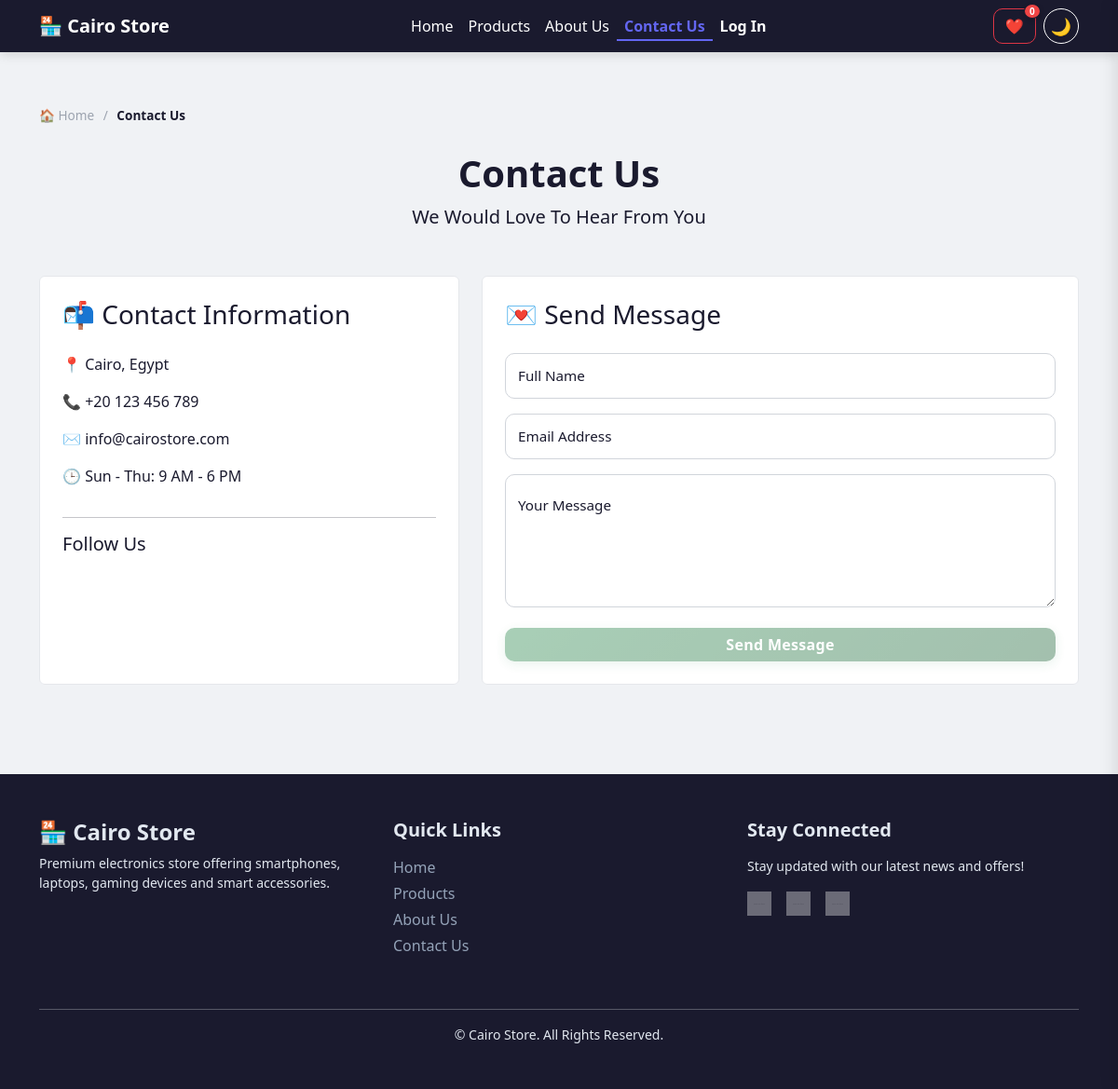
/pages/contactus.php, run on the app's committed database.
### tables this page shows
CREATE TABLE IF NOT EXISTS website_settings (
    id                   INT UNSIGNED AUTO_INCREMENT PRIMARY KEY,
    created_at           DATETIME NOT NULL DEFAULT CURRENT_TIMESTAMP,
    employees_count      INT UNSIGNED DEFAULT 50,
    site_url             VARCHAR(255) DEFAULT 'https://cairostore.com',
    facebook_url         VARCHAR(255) DEFAULT '#',
    instagram_url        VARCHAR(255) DEFAULT '#',
    snapchat_url         VARCHAR(255) DEFAULT '#',
    whatsapp_number      VARCHAR(30)  DEFAULT NULL,
    tiktok_url           VARCHAR(255) DEFAULT NULL,
    twitter_x_url        VARCHAR(255) DEFAULT NULL,
    google_maps_url      VARCHAR(500) DEFAULT NULL,
    copyright_text       VARCHAR(255) DEFAULT '© Cairo Store. All Rights Reserved.',
    phone_number         VARCHAR(30)  DEFAULT '+20 123 456 789',
    working_hours        VARCHAR(100) DEFAULT 'Sun - Thu: 9 AM - 6 PM',
    logo_path            VARCHAR(300) DEFAULT NULL,
    favicon_path         VARCHAR(300) DEFAULT NULL,
    default_currency     VARCHAR(10)  DEFAULT 'USD',
    default_language     VARCHAR(10)  DEFAULT 'en',
    return_policy        TEXT         DEFAULT NULL,
    privacy_policy       TEXT         DEFAULT NULL,
    terms_and_conditions TEXT         DEFAULT NULL,
    footer_text          TEXT         DEFAULT NULL
);

### helpers/settings_helper.php (called while the page is built)
<?php
function getSiteSettings(): array {
    static $ws = null;
    if ($ws !== null) return $ws;
    try {
        $pdo = getDB();
        $ws  = $pdo->query("SELECT * FROM website_settings LIMIT 1")->fetch() ?: [];
    } catch (Exception $e) {
        $ws = [];
    }
    return $ws;
}

### pages/contactus.php (the view, shortened to what this page needs)
<?php
require_once __DIR__ . '/../helpers/settings_helper.php';
$ws  = getSiteSettings();
$phone        = $ws['phone_number']  ?? '+20 123 456 789';
$workingHours = $ws['working_hours'] ?? 'Sun - Thu: 9 AM - 6 PM';
$prefillName  = $_SESSION['user_name']  ?? '';
$prefillEmail = $_SESSION['user_email'] ?? '';
require_once __DIR__ . '/../components/header.php';
?>
<?php include '../components/navbar.php'; ?>
<main id="main-content" role="main">
<section class="container py-5">
    <nav class="store-breadcrumb mb-4">
        <a href="/Task(1)/index.php">🏠 Home</a>
        <span class="sep">/</span>
        <span class="current">Contact Us</span>
    </nav>
    <div class="text-center mb-5">
        <h1 class="fw-bold">Contact Us</h1>
        <p class="lead">We Would Love To Hear From You</p>
    </div>
    <div class="row g-4">
        <div class="col-lg-5">
            <div class="card p-4 h-100">
                <h2 class="h3 mb-4">📬 Contact Information</h2>
                <p>📍 Cairo, Egypt</p>
                <p>📞 <?= htmlspecialchars($phone) ?></p>
                <p>✉️ info@cairostore.com</p>
                <p>🕒 <?= htmlspecialchars($workingHours) ?></p>
                <hr>
                <h3 class="h5 mb-2">Follow Us</h3>
            </div>
        </div>
        <div class="col-lg-7">
            <div class="card p-4">
                <h2 class="h3 mb-4">💌 Send Message</h2>
                <form method="POST" novalidate>
                    <div class="float-group">
                        <input type="text" id="contactName" name="full_name" placeholder=" " required
                               value="<?= htmlspecialchars($prefillName) ?>"
                               <?= $prefillName ? 'readonly style="opacity:.6;cursor:not-allowed;"' : '' ?>
                               autocomplete="name">
                        <label>Full Name</label>
                    </div>
                    <div class="float-group">
                        <input type="email" id="contactEmail" name="email" placeholder=" " required
                               value="<?= htmlspecialchars($prefillEmail) ?>"
                               <?= $prefillEmail ? 'readonly style="opacity:.6;cursor:not-allowed;"' : '' ?>
                               autocomplete="email">
                        <label>Email Address</label>
                    </div>
                    <div class="float-group">
                        <textarea id="contactMessage" name="message" rows="5" placeholder=" " required></textarea>
                        <label>Your Message</label>
                    </div>
                    <button id="contactSendBtn" type="submit" class="btn btn-success w-100 btn-disabled-faded"
                            disabled aria-disabled="true">Send Message</button>
                </form>
            </div>
        </div>
    </div>
</section>
</main>
<?php include '../components/footer.php'; ?>
</body>
</html>

### components/footer.php (shortened to what this page needs)
<?php
require_once __DIR__ . '/../helpers/settings_helper.php';
$ws = getSiteSettings();
$footerText    = $ws['footer_text']    ?? 'Premium electronics store offering smartphones, laptops, gaming devices and smart accessories.';
$fbUrl         = $ws['facebook_url']   ?? '#';
$igUrl         = $ws['instagram_url']  ?? '#';
$snapUrl       = $ws['snapchat_url']   ?? '#';
$copyrightText = $ws['copyright_text'] ?? ('© ' . date('Y') . ' Cairo Store. All Rights Reserved.');
?>
<footer class="custom-footer mt-5">
    <div class="container py-5">
        <div class="row">
            <div class="col-lg-4 mb-4">
                <h4 class="fw-bold mb-2">🏪 Cairo Store</h4>
                <p class="small" style="color:var(--footer-text);">
                    <?= htmlspecialchars($footerText) ?>
                </p>
            </div>
            <div class="col-lg-4 mb-4">
                <h5 class="fw-semibold mb-3">Quick Links</h5>
                <ul class="list-unstyled">
                    <li class="mb-1"><a href="/Task(1)/index.php">Home</a></li>
                    <li class="mb-1"><a href="/Task(1)/pages/products.php">Products</a></li>
                    <li class="mb-1"><a href="/Task(1)/pages/aboutus.php">About Us</a></li>
                    <li class="mb-1"><a href="/Task(1)/pages/contactus.php">Contact Us</a></li>
                </ul>
            </div>
            <div class="col-lg-4 mb-4">
                <h5 class="fw-semibold mb-3">Stay Connected</h5>
                <p class="small mb-3" style="color:var(--footer-text);">Stay updated with our latest news and offers!</p>
                <div class="d-flex gap-3 mt-2">
                    <a href="<?= htmlspecialchars($fbUrl) ?>" title="Facebook">
                        <img src="https://cdn.simpleicons.org/facebook/white" width="26" height="26" alt="Facebook" loading="lazy"></a>
                    <a href="<?= htmlspecialchars($igUrl) ?>" title="Instagram">
                        <img src="https://cdn.simpleicons.org/instagram/white" width="26" height="26" alt="Instagram" loading="lazy"></a>
                    <a href="<?= htmlspecialchars($snapUrl) ?>" title="Snapchat">
                        <img src="https://cdn.simpleicons.org/snapchat/white" width="26" height="26" alt="Snapchat" loading="lazy"></a>
                </div>
            </div>
        </div>
        <hr>
        <div class="text-center">
            <p class="mb-0 small" style="color:var(--footer-text);">
                <?= htmlspecialchars($copyrightText) ?>
            </p>
        </div>
    </div>
</footer>

### data on the page
website_settings: phone_number "+20 123 456 789", working_hours "Sun - Thu: 9 AM - 6 PM", footer_text "Premium electronics store offering smartphones, laptops, gaming devices and smart accessories."
